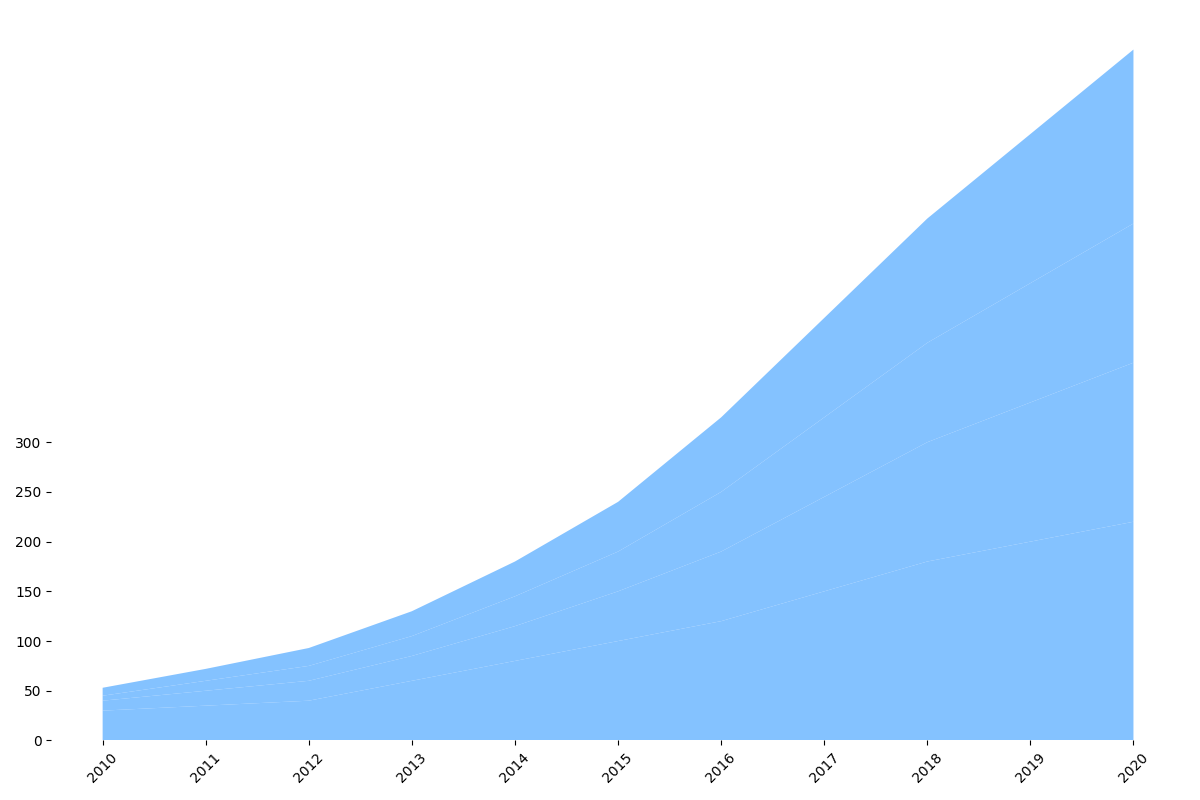

Reproduce this figure in Python.
import matplotlib.pyplot as plt
import numpy as np

years = np.arange(2010, 2021)
space_opera = np.array([30, 35, 40, 60, 80, 100, 120, 150, 180, 200, 220])
# Removed 'alien_encounters' data group
cosmic_adventure = np.array([10, 15, 20, 25, 35, 50, 70, 95, 120, 140, 160])
space_thriller = np.array([5, 10, 15, 20, 30, 40, 60, 80, 100, 120, 140])
time_travel_epic = np.array([8, 12, 18, 25, 35, 50, 75, 100, 125, 150, 175])

# Update the data to exclude 'alien_encounters'
genre_data = np.vstack([
    space_opera, cosmic_adventure, 
    space_thriller, time_travel_epic
])

fig, ax = plt.subplots(figsize=(12, 8))
consistent_color = '#66b3ff'
ax.stackplot(years, genre_data, colors=[consistent_color]*4, alpha=0.8)

# Remove border
ax.spines['top'].set_visible(False)
ax.spines['right'].set_visible(False)
ax.spines['left'].set_visible(False)
ax.spines['bottom'].set_visible(False)

plt.xticks(years, rotation=45)
plt.yticks(np.arange(0, 301, 50))

plt.tight_layout()
plt.show()
